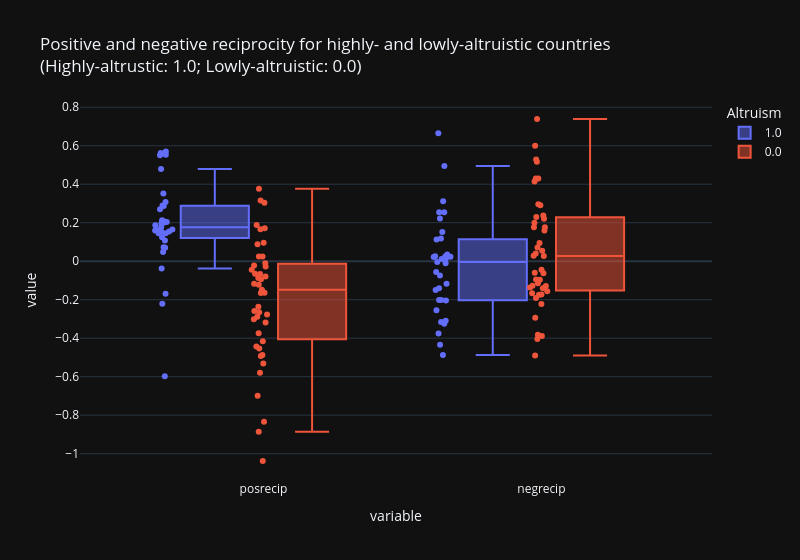

The cell this chart's notebook holds for it:
### Markdown cell above
Now let's create our box plot, using `.box()`:

### Code cell
fig_box = px.box(df_gps,                                           # Specify data frame
                 y=["posrecip", "negrecip"],                       # Select posrecip and negrecip variables
                 points="all",                                     # Include all observations as data points
                 color = "Cluster",                                # Color (and group by) column "Cluster"
                 labels = {"Cluster": "Altruism"},                 # Rename "Cluster" as "Altruism" in our legend
                 title = """Positive and negative reciprocity for highly- and lowly-altruistic countries 
                 <br>(Highly-altrustic: 1.0; Lowly-altruistic: 0.0)""")       # Always add a title!
fig_box.update_layout(autosize=False, width = 800)                # Specify width (by default, full notebook cell)
fig_box

### Figure 1 — Plotly figure (JSON) as saved in the notebook; plotly's stock layout.template omitted (floating-point values rounded to 4 significant figures)
{"data": [{"alignmentgroup": "True", "boxpoints": "all", "hovertemplate": "Altruism=1.0<br>variable=%{x}<br>value=%{y}<extra></extra>", "legendgroup": "1.0", "marker": {"color": "#636efa"}, "name": "1.0", "notched": false, "offsetgroup": "1.0", "orientation": "v", "showlegend": true, "x": ["posrecip", "posrecip", "posrecip", "posrecip", "posrecip", "posrecip", "posrecip", "posrecip", "posrecip", "posrecip", "posrecip", "posrecip", "posrecip", "posrecip", "posrecip", "posrecip", "posrecip", "posrecip", "posrecip", "posrecip", "posrecip", "posrecip", "posrecip", "posrecip", "posrecip", "posrecip", "posrecip", "posrecip", "posrecip", "posrecip", "posrecip", "posrecip", "posrecip", "negrecip", "negrecip", "negrecip", "negrecip", "negrecip", "negrecip", "negrecip", "negrecip", "negrecip", "negrecip", "negrecip", "negrecip", "negrecip", "negrecip", "negrecip", "negrecip", "negrecip", "negrecip", "negrecip", "negrecip", "negrecip", "negrecip", "negrecip", "negrecip", "negrecip", "negrecip", "negrecip", "negrecip", "negrecip", "negrecip", "negrecip", "negrecip", "negrecip"], "x0": " ", "xaxis": "x", "y": [0.2896, -0.5983, 0.1597, 0.06966, 0.161, 0.1544, 0.1079, 0.3512, 0.153, 0.1968, 0.4793, 0.1996, 0.1448, 0.57, 0.5628, -0.2207, 0.1452, 0.5509, 0.1764, 0.2874, 0.3077, 0.2063, 0.5531, 0.2125, 0.1864, -0.1684, 0.2699, 0.1649, 0.1252, 0.0732, -0.03833, 0.2037, 0.04784, 0.2547, 0.2549, -0.1405, 0.02219, -0.05542, 0.1133, -0.003735, -0.2016, -0.3245, 0.0229, 0.02585, -0.3092, -0.4338, 0.03484, -0.2544, -0.07418, 0.1513, 0.1185, 0.3113, -0.3152, -0.2016, 0.4949, -0.4876, -0.1501, -0.3755, 0.6648, -0.1173, 0.01512, -0.01074, 0.2219, 0.02455, 0.01155, -0.2039], "y0": " ", "yaxis": "y", "type": "box"}, {"alignmentgroup": "True", "boxpoints": "all", "hovertemplate": "Altruism=0.0<br>variable=%{x}<br>value=%{y}<extra></extra>", "legendgroup": "0.0", "marker": {"color": "#EF553B"}, "name": "0.0", "notched": false, "offsetgroup": "0.0", "orientation": "v", "showlegend": true, "x": ["posrecip", "posrecip", "posrecip", "posrecip", "posrecip", "posrecip", "posrecip", "posrecip", "posrecip", "posrecip", "posrecip", "posrecip", "posrecip", "posrecip", "posrecip", "posrecip", "posrecip", "posrecip", "posrecip", "posrecip", "posrecip", "posrecip", "posrecip", "posrecip", "posrecip", "posrecip", "posrecip", "posrecip", "posrecip", "posrecip", "posrecip", "posrecip", "posrecip", "posrecip", "posrecip", "posrecip", "posrecip", "posrecip", "posrecip", "posrecip", "posrecip", "posrecip", "posrecip", "negrecip", "negrecip", "negrecip", "negrecip", "negrecip", "negrecip", "negrecip", "negrecip", "negrecip", "negrecip", "negrecip", "negrecip", "negrecip", "negrecip", "negrecip", "negrecip", "negrecip", "negrecip", "negrecip", "negrecip", "negrecip", "negrecip", "negrecip", "negrecip", "negrecip", "negrecip", "negrecip", "negrecip", "negrecip", "negrecip", "negrecip", "negrecip", "negrecip", "negrecip", "negrecip", "negrecip", "negrecip", "negrecip", "negrecip", "negrecip", "negrecip", "negrecip", "negrecip"], "x0": " ", "xaxis": "x", "y": [0.09646, -0.2587, 0.1717, 0.02495, 0.1886, -0.3019, -0.4928, 0.0886, -0.1223, -0.07987, -0.04377, -0.06493, -0.6985, -0.06583, -0.4538, -0.2888, -0.009949, -0.237, -0.3185, -0.5317, 0.02389, -1.038, -0.1484, -0.416, -0.3748, -0.02244, -0.08683, -0.164, -0.1175, -0.09341, -0.58, -0.4871, 0.3764, -0.8342, 0.3159, -0.0277, -0.8865, 0.3043, -0.4432, -0.2773, 0.1658, -0.2656, -0.1647, 0.4294, -0.1727, -0.06205, -0.1285, 0.7389, 0.2903, -0.2217, -0.1362, 0.5281, -0.2943, 0.4293, -0.4893, 0.2304, -0.1662, 0.0712, 0.09444, 0.1993, 0.2203, -0.09605, 0.05421, -0.4047, -0.1146, 0.4144, -0.3883, 0.1765, 0.16, 0.02901, 0.2965, -0.382, -0.1555, -0.05933, 0.5996, -0.0439, 0.02678, 0.1769, -0.09452, 0.04065, 0.237, 0.5168, -0.1741, -0.1913, -0.1401, -0.1277], "y0": " ", "yaxis": "y", "type": "box"}], "layout": {"xaxis": {"anchor": "y", "domain": [0.0, 1.0], "title": {"text": "variable"}}, "yaxis": {"anchor": "x", "domain": [0.0, 1.0], "title": {"text": "value"}}, "legend": {"title": {"text": "Altruism"}, "tracegroupgap": 0}, "title": {"text": "Positive and negative reciprocity for highly- and lowly-altruistic countries \n                 <br>(Highly-altrustic: 1.0; Lowly-altruistic: 0.0)"}, "boxmode": "group", "autosize": false, "width": 800}}
